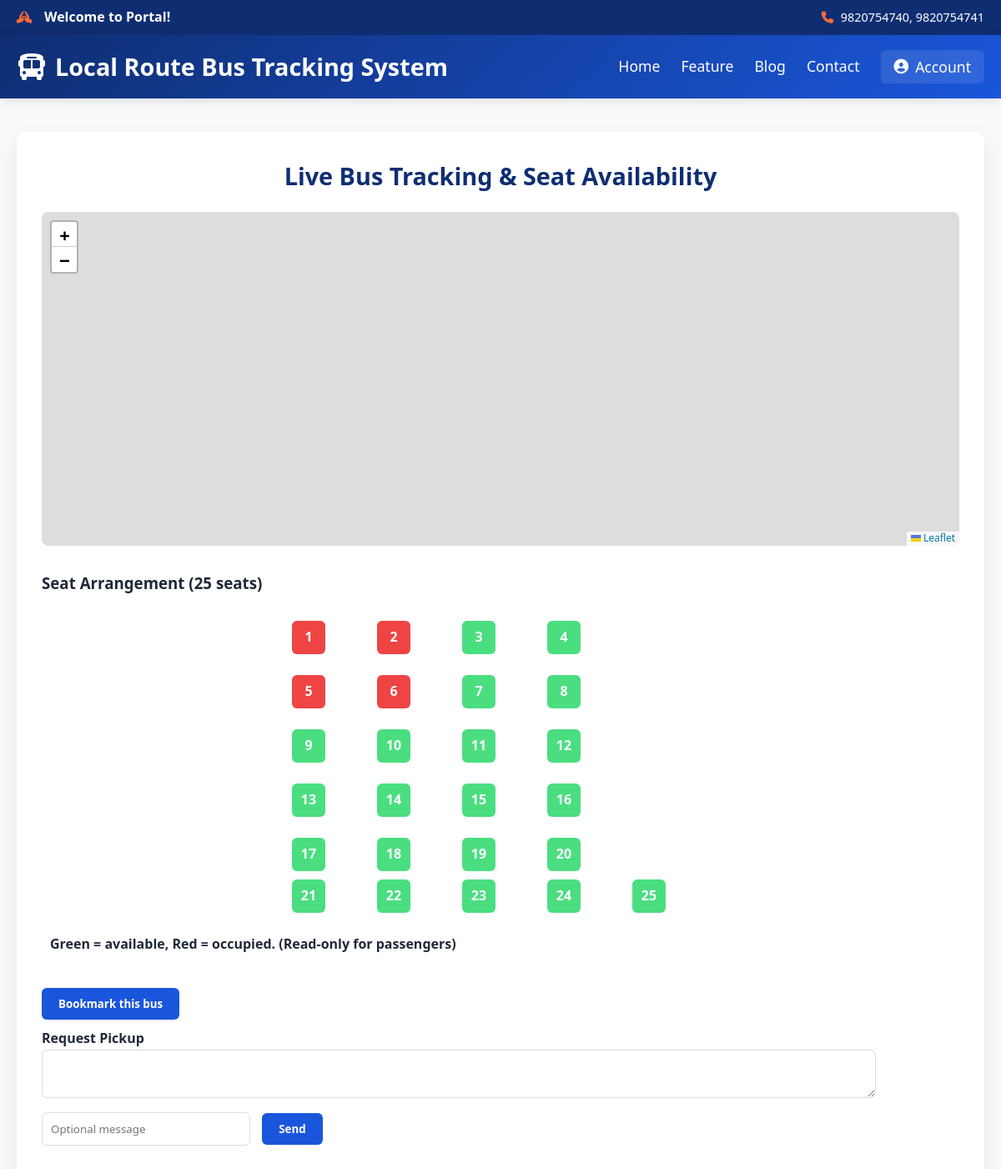
The app's page /track/2/ (signed in, upper part), older data.
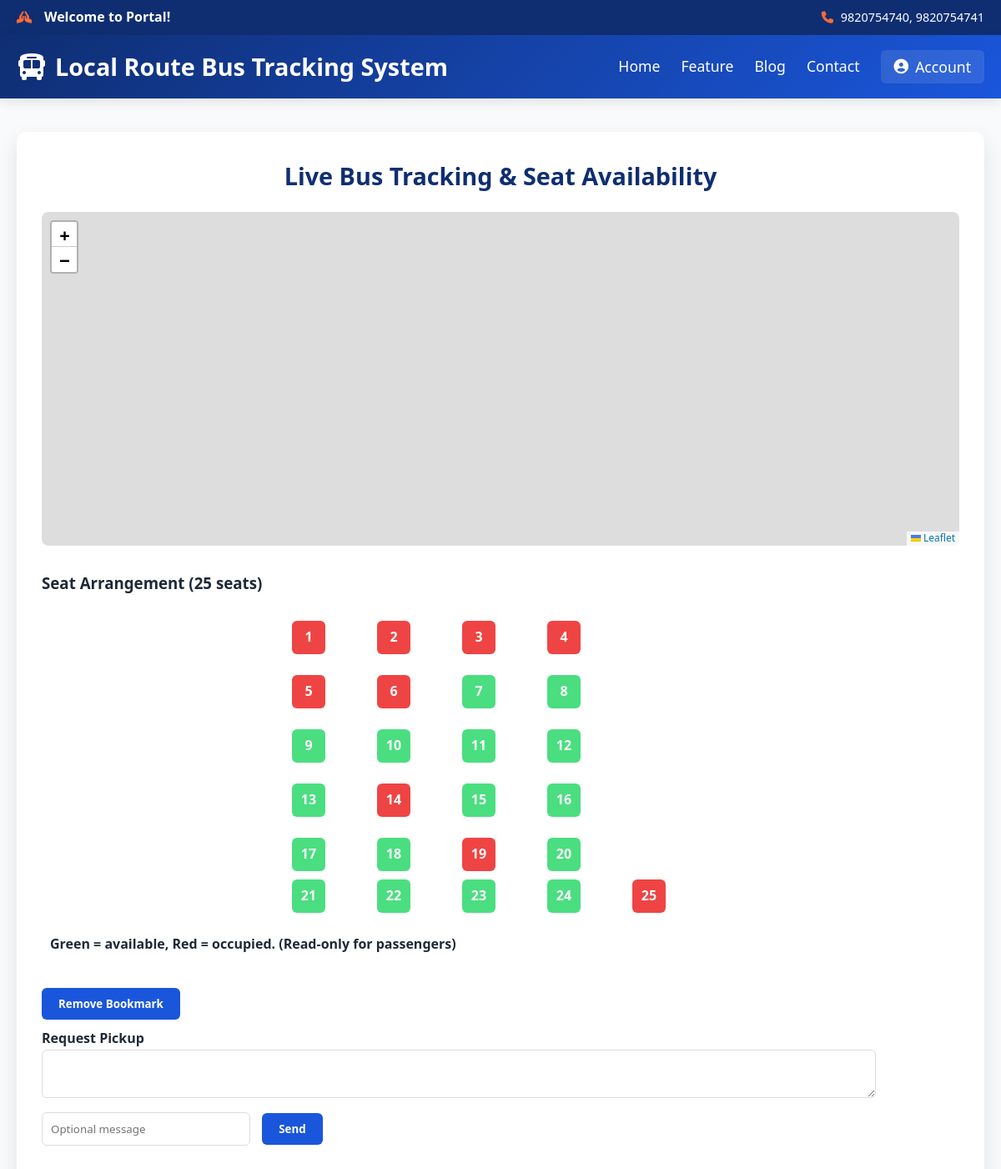
The same page, newer data.
### core/views.py (the view)
# urls.py: path('track/<int:bus_id>/', views.track_bus, name='track_bus'),
def track_bus(request, bus_id):
    from .models import Bus
    bus = Bus.objects.filter(id=bus_id).first()
    seats = list(bus.seats.order_by('seat_number').all()) if bus else []
    last_row_start = bus.total_seats - 5 if bus and bus.total_seats >= 5 else 0
    seat_grid_columns = []
    for idx, seat in enumerate(seats):
        if idx < last_row_start:
            seat_grid_columns.append((seat, (idx % 4) + 1))
        else:
            seat_grid_columns.append((seat, idx - last_row_start + 1))
    is_bookmarked = False
    if request.user.is_authenticated:
        is_bookmarked = Bookmark.objects.filter(user=request.user, bus=bus).exists()
    chat_room = None
    if request.user.is_authenticated and bus and bus.driver and bus.driver.user:
        chat_room = f'user_{request.user.id}_driver_{bus.driver.user.id}'
    default_pickup = request.GET.get('pickup', '')
    return render(request, 'user/tracking.html', {
        'bus_id': bus_id,
        'bus': bus,
        'seats': seats,
        'last_row_start': last_row_start,
        'seat_grid_columns': seat_grid_columns,
        'is_bookmarked': is_bookmarked,
        'chat_room': chat_room,
        'default_pickup': default_pickup,
    })

### core/templates/user/tracking.html (shortened to what the changed rows need)
<!DOCTYPE html>
<html lang="en">
<head>
    <link rel="stylesheet" href="https://cdnjs.cloudflare.com/ajax/libs/font-awesome/6.4.0/css/all.min.css">
    <link rel="stylesheet" href="https://unpkg.com/leaflet/dist/leaflet.css" />
</head>
<body>
    <main class="main-content">
        <div class="container">
            <div class="tracking-container">
                <h2 class="tracking-title">Live Bus Tracking & Seat Availability</h2>
                <div class="user-actions">
                    {% if user.is_authenticated %}
                        <button id="bookmarkBtn" class="action-btn bookmark">
                            {% if is_bookmarked %}Remove Bookmark{% else %}Bookmark this bus{% endif %}
                        </button>
                        <div class="pickup-section">
                            <h4>Request Pickup</h4>
                            <textarea id="pickupStop" class="chat-input" rows="2">{{ default_pickup }}</textarea>
                            <div style="margin-top: 10px;">
                            </div>
                        </div>
                    {% else %}
                        <p class="status-message">Log in to bookmark, request pickup, or chat with driver.</p>
                    {% endif %}
                </div>
            </div>
        </div>
    </main>
</body>
</html>

Row changes from the older to the newer data that the page shows:
changed Seat (number 3 of 25 on the later page): is_available True → False (drawn)
changed Seat (number 4 of 25 on the later page): is_available True → False (drawn)
changed Seat (number 14 of 25 on the later page): is_available True → False (drawn)
changed Seat (number 19 of 25 on the later page): is_available True → False (drawn)
changed Seat (number 25 of 25 on the later page): is_available True → False (drawn)
Text that changed along with them:
text no longer shown: "Bookmark this bus"
text now shown: "Remove Bookmark"
